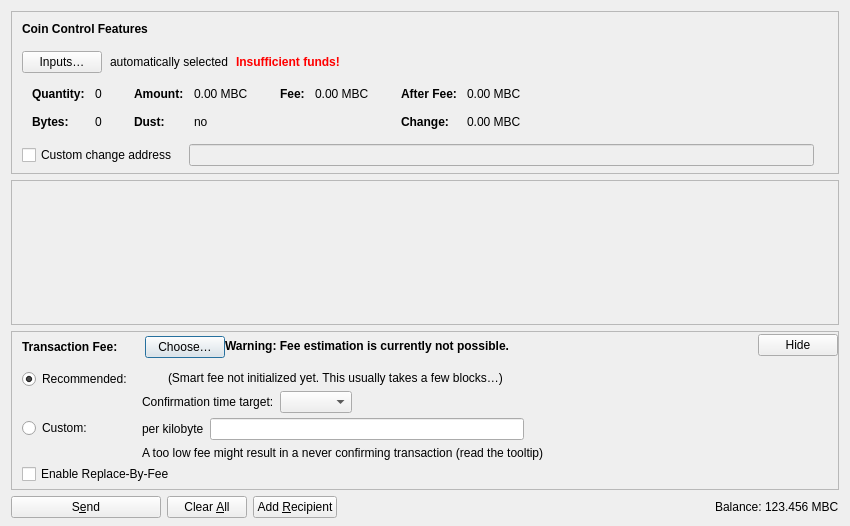
<?xml version="1.0" encoding="UTF-8"?>
<ui version="4.0">
 <class>SendCoinsDialog</class>
 <widget class="QDialog" name="SendCoinsDialog">
  <property name="geometry">
   <rect>
    <x>0</x>
    <y>0</y>
    <width>850</width>
    <height>526</height>
   </rect>
  </property>
  <property name="windowTitle">
   <string>Send Coins</string>
  </property>
  <layout class="QVBoxLayout" name="verticalLayout" stretch="0,1,0,0">
   <property name="bottomMargin">
    <number>8</number>
   </property>
   <item>
    <widget class="QFrame" name="frameCoinControl">
     <property name="sizePolicy">
      <sizepolicy hsizetype="Expanding" vsizetype="Expanding">
       <horstretch>0</horstretch>
       <verstretch>0</verstretch>
      </sizepolicy>
     </property>
     <property name="maximumSize">
      <size>
       <width>16777215</width>
       <height>16777215</height>
      </size>
     </property>
     <property name="frameShape">
      <enum>QFrame::StyledPanel</enum>
     </property>
     <property name="frameShadow">
      <enum>QFrame::Sunken</enum>
     </property>
     <layout class="QVBoxLayout" name="verticalLayoutCoinControl2">
      <property name="spacing">
       <number>0</number>
      </property>
      <property name="leftMargin">
       <number>0</number>
      </property>
      <property name="topMargin">
       <number>0</number>
      </property>
      <property name="rightMargin">
       <number>0</number>
      </property>
      <property name="bottomMargin">
       <number>6</number>
      </property>
      <item>
       <layout class="QVBoxLayout" name="verticalLayoutCoinControl" stretch="0,0,0,0,1">
        <property name="spacing">
         <number>0</number>
        </property>
        <property name="leftMargin">
         <number>10</number>
        </property>
        <property name="topMargin">
         <number>10</number>
        </property>
        <item>
         <layout class="QHBoxLayout" name="horizontalLayoutCoinControl1">
          <property name="bottomMargin">
           <number>15</number>
          </property>
          <item>
           <widget class="QLabel" name="labelCoinControlFeatures">
            <property name="sizePolicy">
             <sizepolicy hsizetype="Preferred" vsizetype="Maximum">
              <horstretch>0</horstretch>
              <verstretch>0</verstretch>
             </sizepolicy>
            </property>
            <property name="font">
             <font>
              <weight>75</weight>
              <bold>true</bold>
             </font>
            </property>
            <property name="styleSheet">
             <string notr="true">font-weight:bold;</string>
            </property>
            <property name="text">
             <string>Coin Control Features</string>
            </property>
           </widget>
          </item>
         </layout>
        </item>
        <item>
         <layout class="QHBoxLayout" name="horizontalLayoutCoinControl2" stretch="0,0,0,0">
          <property name="spacing">
           <number>8</number>
          </property>
          <property name="bottomMargin">
           <number>10</number>
          </property>
          <item>
           <widget class="QPushButton" name="pushButtonCoinControl">
            <property name="styleSheet">
             <string notr="true"/>
            </property>
            <property name="text">
             <string>Inputs…</string>
            </property>
            <property name="autoDefault">
             <bool>false</bool>
            </property>
           </widget>
          </item>
          <item>
           <widget class="QLabel" name="labelCoinControlAutomaticallySelected">
            <property name="text">
             <string>automatically selected</string>
            </property>
            <property name="margin">
             <number>5</number>
            </property>
           </widget>
          </item>
          <item>
           <widget class="QLabel" name="labelCoinControlInsuffFunds">
            <property name="font">
             <font>
              <weight>75</weight>
              <bold>true</bold>
             </font>
            </property>
            <property name="styleSheet">
             <string notr="true">color:red;font-weight:bold;</string>
            </property>
            <property name="text">
             <string>Insufficient funds!</string>
            </property>
            <property name="margin">
             <number>5</number>
            </property>
           </widget>
          </item>
          <item>
           <spacer name="horizontalSpacerCoinControl">
            <property name="orientation">
             <enum>Qt::Horizontal</enum>
            </property>
            <property name="sizeHint" stdset="0">
             <size>
              <width>40</width>
              <height>1</height>
             </size>
            </property>
           </spacer>
          </item>
         </layout>
        </item>
        <item>
         <widget class="QWidget" name="widgetCoinControl" native="true">
          <property name="sizePolicy">
           <sizepolicy hsizetype="Preferred" vsizetype="Preferred">
            <horstretch>0</horstretch>
            <verstretch>0</verstretch>
           </sizepolicy>
          </property>
          <property name="minimumSize">
           <size>
            <width>0</width>
            <height>0</height>
           </size>
          </property>
          <property name="styleSheet">
           <string notr="true"/>
          </property>
          <layout class="QHBoxLayout" name="horizontalLayoutCoinControl5">
           <property name="leftMargin">
            <number>0</number>
           </property>
           <property name="topMargin">
            <number>0</number>
           </property>
           <property name="rightMargin">
            <number>0</number>
           </property>
           <property name="bottomMargin">
            <number>0</number>
           </property>
           <item>
            <layout class="QHBoxLayout" name="horizontalLayoutCoinControl3" stretch="0,0,0,1">
             <property name="spacing">
              <number>20</number>
             </property>
             <property name="topMargin">
              <number>0</number>
             </property>
             <property name="bottomMargin">
              <number>10</number>
             </property>
             <item>
              <layout class="QFormLayout" name="formLayoutCoinControl1">
               <property name="horizontalSpacing">
                <number>10</number>
               </property>
               <property name="verticalSpacing">
                <number>14</number>
               </property>
               <property name="leftMargin">
                <number>10</number>
               </property>
               <property name="topMargin">
                <number>4</number>
               </property>
               <property name="rightMargin">
                <number>6</number>
               </property>
               <item row="0" column="0">
                <widget class="QLabel" name="labelCoinControlQuantityText">
                 <property name="font">
                  <font>
                   <weight>75</weight>
                   <bold>true</bold>
                  </font>
                 </property>
                 <property name="text">
                  <string>Quantity:</string>
                 </property>
                 <property name="margin">
                  <number>0</number>
                 </property>
                </widget>
               </item>
               <item row="0" column="1">
                <widget class="QLabel" name="labelCoinControlQuantity">
                 <property name="cursor">
                  <cursorShape>IBeamCursor</cursorShape>
                 </property>
                 <property name="contextMenuPolicy">
                  <enum>Qt::ActionsContextMenu</enum>
                 </property>
                 <property name="text">
                  <string notr="true">0</string>
                 </property>
                 <property name="margin">
                  <number>0</number>
                 </property>
                 <property name="textInteractionFlags">
                  <set>Qt::LinksAccessibleByMouse|Qt::TextSelectableByKeyboard|Qt::TextSelectableByMouse</set>
                 </property>
                </widget>
               </item>
               <item row="1" column="0">
                <widget class="QLabel" name="labelCoinControlBytesText">
                 <property name="font">
                  <font>
                   <weight>75</weight>
                   <bold>true</bold>
                  </font>
                 </property>
                 <property name="text">
                  <string>Bytes:</string>
                 </property>
                </widget>
               </item>
               <item row="1" column="1">
                <widget class="QLabel" name="labelCoinControlBytes">
                 <property name="cursor">
                  <cursorShape>IBeamCursor</cursorShape>
                 </property>
                 <property name="contextMenuPolicy">
                  <enum>Qt::ActionsContextMenu</enum>
                 </property>
                 <property name="text">
                  <string notr="true">0</string>
                 </property>
                 <property name="textInteractionFlags">
                  <set>Qt::LinksAccessibleByMouse|Qt::TextSelectableByKeyboard|Qt::TextSelectableByMouse</set>
                 </property>
                </widget>
               </item>
              </layout>
             </item>
             <item>
              <layout class="QFormLayout" name="formLayoutCoinControl2">
               <property name="horizontalSpacing">
                <number>10</number>
               </property>
               <property name="verticalSpacing">
                <number>14</number>
               </property>
               <property name="leftMargin">
                <number>6</number>
               </property>
               <property name="topMargin">
                <number>4</number>
               </property>
               <property name="rightMargin">
                <number>6</number>
               </property>
               <item row="0" column="0">
                <widget class="QLabel" name="labelCoinControlAmountText">
                 <property name="font">
                  <font>
                   <weight>75</weight>
                   <bold>true</bold>
                  </font>
                 </property>
                 <property name="text">
                  <string>Amount:</string>
                 </property>
                 <property name="margin">
                  <number>0</number>
                 </property>
                </widget>
               </item>
               <item row="0" column="1">
                <widget class="QLabel" name="labelCoinControlAmount">
                 <property name="cursor">
                  <cursorShape>IBeamCursor</cursorShape>
                 </property>
                 <property name="contextMenuPolicy">
                  <enum>Qt::ActionsContextMenu</enum>
                 </property>
                 <property name="text">
                  <string notr="true">0.00 MBC</string>
                 </property>
                 <property name="textInteractionFlags">
                  <set>Qt::LinksAccessibleByMouse|Qt::TextSelectableByKeyboard|Qt::TextSelectableByMouse</set>
                 </property>
                </widget>
               </item>
               <item row="1" column="0">
                <widget class="QLabel" name="labelCoinControlLowOutputText">
                 <property name="font">
                  <font>
                   <weight>75</weight>
                   <bold>true</bold>
                  </font>
                 </property>
                 <property name="text">
                  <string>Dust:</string>
                 </property>
                </widget>
               </item>
               <item row="1" column="1">
                <widget class="QLabel" name="labelCoinControlLowOutput">
                 <property name="cursor">
                  <cursorShape>IBeamCursor</cursorShape>
                 </property>
                 <property name="contextMenuPolicy">
                  <enum>Qt::ActionsContextMenu</enum>
                 </property>
                 <property name="text">
                  <string notr="true">no</string>
                 </property>
                 <property name="textInteractionFlags">
                  <set>Qt::LinksAccessibleByMouse|Qt::TextSelectableByKeyboard|Qt::TextSelectableByMouse</set>
                 </property>
                </widget>
               </item>
              </layout>
             </item>
             <item>
              <layout class="QFormLayout" name="formLayoutCoinControl3">
               <property name="horizontalSpacing">
                <number>10</number>
               </property>
               <property name="verticalSpacing">
                <number>14</number>
               </property>
               <property name="leftMargin">
                <number>6</number>
               </property>
               <property name="topMargin">
                <number>4</number>
               </property>
               <property name="rightMargin">
                <number>6</number>
               </property>
               <item row="0" column="0">
                <widget class="QLabel" name="labelCoinControlFeeText">
                 <property name="font">
                  <font>
                   <weight>75</weight>
                   <bold>true</bold>
                  </font>
                 </property>
                 <property name="text">
                  <string>Fee:</string>
                 </property>
                 <property name="margin">
                  <number>0</number>
                 </property>
                </widget>
               </item>
               <item row="0" column="1">
                <widget class="QLabel" name="labelCoinControlFee">
                 <property name="cursor">
                  <cursorShape>IBeamCursor</cursorShape>
                 </property>
                 <property name="contextMenuPolicy">
                  <enum>Qt::ActionsContextMenu</enum>
                 </property>
                 <property name="text">
                  <string notr="true">0.00 MBC</string>
                 </property>
                 <property name="textInteractionFlags">
                  <set>Qt::LinksAccessibleByMouse|Qt::TextSelectableByKeyboard|Qt::TextSelectableByMouse</set>
                 </property>
                </widget>
               </item>
              </layout>
             </item>
             <item>
              <layout class="QFormLayout" name="formLayoutCoinControl4">
               <property name="horizontalSpacing">
                <number>10</number>
               </property>
               <property name="verticalSpacing">
                <number>14</number>
               </property>
               <property name="leftMargin">
                <number>6</number>
               </property>
               <property name="topMargin">
                <number>4</number>
               </property>
               <property name="rightMargin">
                <number>6</number>
               </property>
               <item row="0" column="0">
                <widget class="QLabel" name="labelCoinControlAfterFeeText">
                 <property name="font">
                  <font>
                   <weight>75</weight>
                   <bold>true</bold>
                  </font>
                 </property>
                 <property name="text">
                  <string>After Fee:</string>
                 </property>
                 <property name="margin">
                  <number>0</number>
                 </property>
                </widget>
               </item>
               <item row="0" column="1">
                <widget class="QLabel" name="labelCoinControlAfterFee">
                 <property name="cursor">
                  <cursorShape>IBeamCursor</cursorShape>
                 </property>
                 <property name="contextMenuPolicy">
                  <enum>Qt::ActionsContextMenu</enum>
                 </property>
                 <property name="text">
                  <string notr="true">0.00 MBC</string>
                 </property>
                 <property name="textInteractionFlags">
                  <set>Qt::LinksAccessibleByMouse|Qt::TextSelectableByKeyboard|Qt::TextSelectableByMouse</set>
                 </property>
                </widget>
               </item>
               <item row="1" column="0">
                <widget class="QLabel" name="labelCoinControlChangeText">
                 <property name="font">
                  <font>
                   <weight>75</weight>
                   <bold>true</bold>
                  </font>
                 </property>
                 <property name="text">
                  <string>Change:</string>
                 </property>
                </widget>
               </item>
               <item row="1" column="1">
                <widget class="QLabel" name="labelCoinControlChange">
                 <property name="cursor">
                  <cursorShape>IBeamCursor</cursorShape>
                 </property>
                 <property name="contextMenuPolicy">
                  <enum>Qt::ActionsContextMenu</enum>
                 </property>
                 <property name="text">
                  <string notr="true">0.00 MBC</string>
                 </property>
                 <property name="textInteractionFlags">
                  <set>Qt::LinksAccessibleByMouse|Qt::TextSelectableByKeyboard|Qt::TextSelectableByMouse</set>
                 </property>
                </widget>
               </item>
              </layout>
             </item>
            </layout>
           </item>
          </layout>
         </widget>
        </item>
        <item>
         <layout class="QHBoxLayout" name="horizontalLayoutCoinControl4" stretch="0,0,0">
          <property name="spacing">
           <number>12</number>
          </property>
          <property name="sizeConstraint">
           <enum>QLayout::SetDefaultConstraint</enum>
          </property>
          <property name="topMargin">
           <number>5</number>
          </property>
          <property name="rightMargin">
           <number>5</number>
          </property>
          <item>
           <widget class="QCheckBox" name="checkBoxCoinControlChange">
            <property name="toolTip">
             <string>If this is activated, but the change address is empty or invalid, change will be sent to a newly generated address.</string>
            </property>
            <property name="text">
             <string>Custom change address</string>
            </property>
           </widget>
          </item>
          <item>
           <widget class="QValidatedLineEdit" name="lineEditCoinControlChange">
            <property name="enabled">
             <bool>false</bool>
            </property>
            <property name="sizePolicy">
             <sizepolicy hsizetype="Expanding" vsizetype="Fixed">
              <horstretch>0</horstretch>
              <verstretch>0</verstretch>
             </sizepolicy>
            </property>
           </widget>
          </item>
          <item>
           <widget class="QLabel" name="labelCoinControlChangeLabel">
            <property name="sizePolicy">
             <sizepolicy hsizetype="Preferred" vsizetype="Expanding">
              <horstretch>0</horstretch>
              <verstretch>0</verstretch>
             </sizepolicy>
            </property>
            <property name="minimumSize">
             <size>
              <width>0</width>
              <height>0</height>
             </size>
            </property>
            <property name="text">
             <string/>
            </property>
            <property name="margin">
             <number>3</number>
            </property>
           </widget>
          </item>
         </layout>
        </item>
        <item>
         <spacer name="verticalSpacerCoinControl">
          <property name="orientation">
           <enum>Qt::Vertical</enum>
          </property>
          <property name="sizeHint" stdset="0">
           <size>
            <width>800</width>
            <height>1</height>
           </size>
          </property>
         </spacer>
        </item>
       </layout>
      </item>
     </layout>
    </widget>
   </item>
   <item>
    <widget class="QScrollArea" name="scrollArea">
     <property name="widgetResizable">
      <bool>true</bool>
     </property>
     <widget class="QWidget" name="scrollAreaWidgetContents">
      <property name="geometry">
       <rect>
        <x>0</x>
        <y>0</y>
        <width>830</width>
        <height>104</height>
       </rect>
      </property>
      <layout class="QVBoxLayout" name="verticalLayout_2" stretch="0,1">
       <property name="leftMargin">
        <number>0</number>
       </property>
       <property name="topMargin">
        <number>0</number>
       </property>
       <property name="rightMargin">
        <number>0</number>
       </property>
       <property name="bottomMargin">
        <number>0</number>
       </property>
       <item>
        <layout class="QVBoxLayout" name="entries">
         <property name="spacing">
          <number>6</number>
         </property>
        </layout>
       </item>
       <item>
        <spacer name="verticalSpacer">
         <property name="orientation">
          <enum>Qt::Vertical</enum>
         </property>
         <property name="sizeHint" stdset="0">
          <size>
           <width>20</width>
           <height>40</height>
          </size>
         </property>
        </spacer>
       </item>
      </layout>
     </widget>
    </widget>
   </item>
   <item>
    <widget class="QFrame" name="frameFee">
     <property name="sizePolicy">
      <sizepolicy hsizetype="Expanding" vsizetype="Expanding">
       <horstretch>0</horstretch>
       <verstretch>0</verstretch>
      </sizepolicy>
     </property>
     <property name="maximumSize">
      <size>
       <width>16777215</width>
       <height>16777215</height>
      </size>
     </property>
     <property name="frameShape">
      <enum>QFrame::StyledPanel</enum>
     </property>
     <property name="frameShadow">
      <enum>QFrame::Sunken</enum>
     </property>
     <layout class="QVBoxLayout" name="verticalLayoutFee1">
      <property name="spacing">
       <number>0</number>
      </property>
      <property name="leftMargin">
       <number>0</number>
      </property>
      <property name="topMargin">
       <number>0</number>
      </property>
      <property name="rightMargin">
       <number>0</number>
      </property>
      <property name="bottomMargin">
       <number>0</number>
      </property>
      <item>
       <layout class="QVBoxLayout" name="verticalLayoutFee2" stretch="0,0,0">
        <property name="spacing">
         <number>0</number>
        </property>
        <property name="leftMargin">
         <number>10</number>
        </property>
        <property name="topMargin">
         <number>0</number>
        </property>
        <item>
         <layout class="QHBoxLayout" name="horizontalLayoutFee1">
          <property name="bottomMargin">
           <number>0</number>
          </property>
          <item>
           <layout class="QVBoxLayout" name="verticalLayoutFee7">
            <property name="spacing">
             <number>0</number>
            </property>
            <item>
             <spacer name="verticalSpacerSmartFee">
              <property name="orientation">
               <enum>Qt::Vertical</enum>
              </property>
              <property name="sizeType">
               <enum>QSizePolicy::Fixed</enum>
              </property>
              <property name="sizeHint" stdset="0">
               <size>
                <width>1</width>
                <height>4</height>
               </size>
              </property>
             </spacer>
            </item>
            <item>
             <layout class="QHBoxLayout" name="horizontalLayoutSmartFee">
              <property name="spacing">
               <number>10</number>
              </property>
              <item>
               <widget class="QLabel" name="labelFeeHeadline">
                <property name="sizePolicy">
                 <sizepolicy hsizetype="Preferred" vsizetype="Maximum">
                  <horstretch>0</horstretch>
                  <verstretch>0</verstretch>
                 </sizepolicy>
                </property>
                <property name="font">
                 <font>
                  <weight>75</weight>
                  <bold>true</bold>
                 </font>
                </property>
                <property name="styleSheet">
                 <string notr="true">font-weight:bold;</string>
                </property>
                <property name="text">
                 <string>Transaction Fee:</string>
                </property>
               </widget>
              </item>
              <item>
               <widget class="QLabel" name="labelFeeMinimized">
                <property name="text">
                 <string/>
                </property>
               </widget>
              </item>
              <item>
               <widget class="QPushButton" name="buttonChooseFee">
                <property name="text">
                 <string>Choose…</string>
                </property>
               </widget>
              </item>
             </layout>
            </item>
            <item>
             <spacer name="verticalSpacer_5">
              <property name="orientation">
               <enum>Qt::Vertical</enum>
              </property>
              <property name="sizeHint" stdset="0">
               <size>
                <width>1</width>
                <height>1</height>
               </size>
              </property>
             </spacer>
            </item>
           </layout>
          </item>
          <item>
           <widget class="QLabel" name="fallbackFeeWarningLabel">
            <property name="toolTip">
             <string>Using the fallbackfee can result in sending a transaction that will take several hours or days (or never) to confirm. Consider choosing your fee manually or wait until you have validated the complete chain.</string>
            </property>
            <property name="font">
            <font>
                <weight>75</weight>
                <bold>true</bold>
            </font>
            </property>
            <property name="text">
             <string>Warning: Fee estimation is currently not possible.</string>
            </property>
            <property name="wordWrap">
             <bool>false</bool>
            </property>
           </widget>
          </item>
          <item>
           <spacer name="horizontalSpacer_4">
            <property name="orientation">
             <enum>Qt::Horizontal</enum>
            </property>
            <property name="sizeType">
             <enum>QSizePolicy::MinimumExpanding</enum>
            </property>
            <property name="sizeHint" stdset="0">
             <size>
              <width>40</width>
              <height>20</height>
             </size>
            </property>
           </spacer>
          </item>
          <item>
           <widget class="QPushButton" name="buttonMinimizeFee">
            <property name="toolTip">
             <string>Hide transaction fee settings</string>
            </property>
            <property name="text">
             <string>Hide</string>
            </property>
           </widget>
          </item>
         </layout>
        </item>
        <item>
         <widget class="QFrame" name="frameFeeSelection">
          <layout class="QVBoxLayout" name="verticalLayoutFee12">
           <property name="spacing">
            <number>0</number>
           </property>
           <property name="leftMargin">
            <number>0</number>
           </property>
           <property name="topMargin">
            <number>0</number>
           </property>
           <property name="rightMargin">
            <number>0</number>
           </property>
           <property name="bottomMargin">
            <number>0</number>
           </property>
           <item>
            <layout class="QGridLayout" name="gridLayoutFee">
             <property name="topMargin">
              <number>10</number>
             </property>
             <property name="bottomMargin">
              <number>4</number>
             </property>
             <property name="horizontalSpacing">
              <number>10</number>
             </property>
             <property name="verticalSpacing">
              <number>4</number>
             </property>
             <item row="1" column="1">
              <layout class="QVBoxLayout" name="verticalLayoutFee8">
               <property name="spacing">
                <number>6</number>
               </property>
               <item>
                <layout class="QHBoxLayout" name="horizontalLayoutFee13">
                 <item>
                  <widget class="QLabel" name="labelCustomPerKilobyte">
                   <property name="toolTip">
                    <string>Specify a custom fee per kB (1,000 bytes) of the transaction's virtual size.

Note:  Since the fee is calculated on a per-byte basis, a fee rate of "100 satoshis per kvB" for a transaction size of 500 virtual bytes (half of 1 kvB) would ultimately yield a fee of only 50 satoshis.</string>
                   </property>
                   <property name="text">
                    <string>per kilobyte</string>
                   </property>
                  </widget>
                 </item>
                 <item>
                  <widget class="MicroBitcoinAmountField" name="customFee"/>
                 </item>
                 <item>
                  <spacer name="horizontalSpacer_6">
                   <property name="orientation">
                    <enum>Qt::Horizontal</enum>
                   </property>
                   <property name="sizeHint" stdset="0">
                    <size>
                     <width>1</width>
                     <height>1</height>
                    </size>
                   </property>
                  </spacer>
                 </item>
                </layout>
               </item>
               <item>
                <layout class="QHBoxLayout" name="horizontalLayoutFee8">
                 <item>
                  <widget class="QLabel" name="labelCustomFeeWarning">
                   <property name="enabled">
                    <bool>true</bool>
                   </property>
                   <property name="toolTip">
                    <string>When there is less transaction volume than space in the blocks, miners as well as relaying nodes may enforce a minimum fee. Paying only this minimum fee is just fine, but be aware that this can result in a never confirming transaction once there is more demand for micro transactions than the network can process.</string>
                   </property>
                   <property name="text">
                    <string>A too low fee might result in a never confirming transaction (read the tooltip)</string>
                   </property>
                  </widget>
                 </item>
                 <item>
                  <spacer name="horizontalSpacer_2">
                   <property name="orientation">
                    <enum>Qt::Horizontal</enum>
                   </property>
                   <property name="sizeHint" stdset="0">
                    <size>
                     <width>1</width>
                     <height>1</height>
                    </size>
                   </property>
                  </spacer>
                 </item>
                </layout>
               </item>
              </layout>
             </item>
             <item row="0" column="0">
              <layout class="QVBoxLayout" name="verticalLayoutFee4" stretch="0,1">
               <item>
                <widget class="QRadioButton" name="radioSmartFee">
                 <property name="text">
                  <string>Recommended:</string>
                 </property>
                 <property name="checked">
                  <bool>true</bool>
                 </property>
                 <attribute name="buttonGroup">
                  <string notr="true">groupFee</string>
                 </attribute>
                </widget>
               </item>
               <item>
                <spacer name="verticalSpacer_2">
                 <property name="orientation">
                  <enum>Qt::Vertical</enum>
                 </property>
                 <property name="sizeHint" stdset="0">
                  <size>
                   <width>1</width>
                   <height>1</height>
                  </size>
                 </property>
                </spacer>
               </item>
              </layout>
             </item>
             <item row="1" column="0">
              <layout class="QVBoxLayout" name="verticalLayoutFee9" stretch="0,1">
               <item>
                <widget class="QRadioButton" name="radioCustomFee">
                 <property name="text">
                  <string>Custom:</string>
                 </property>
                 <attribute name="buttonGroup">
                  <string notr="true">groupFee</string>
                 </attribute>
                </widget>
               </item>
               <item>
                <spacer name="verticalSpacer_6">
                 <property name="orientation">
                  <enum>Qt::Vertical</enum>
                 </property>
                 <property name="sizeHint" stdset="0">
                  <size>
                   <width>1</width>
                   <height>1</height>
                  </size>
                 </property>
                </spacer>
               </item>
              </layout>
             </item>
             <item row="0" column="1">
              <layout class="QVBoxLayout" name="verticalLayoutFee3" stretch="0,0,1">
               <property name="spacing">
                <number>6</number>
               </property>
               <property name="topMargin">
                <number>2</number>
               </property>
               <item>
                <layout class="QHBoxLayout" name="horizontalLayoutFee12">
                 <item>
                  <widget class="QLabel" name="labelSmartFee">
                   <property name="text">
                    <string/>
                   </property>
                  </widget>
                 </item>
                 <item>
                  <widget class="QLabel" name="labelFeeEstimation">
                   <property name="text">
                    <string/>
                   </property>
                  </widget>
                 </item>
                 <item>
                  <widget class="QLabel" name="labelSmartFee2">
                   <property name="text">
                    <string>(Smart fee not initialized yet. This usually takes a few blocks…)</string>
                   </property>
                  </widget>
                 </item>
                 <item>
                  <spacer name="horizontalSpacer_5">
                   <property name="orientation">
                    <enum>Qt::Horizontal</enum>
                   </property>
                   <property name="sizeHint" stdset="0">
                    <size>
                     <width>1</width>
                     <height>1</height>
                    </size>
                   </property>
                  </spacer>
                 </item>
                </layout>
               </item>
               <item>
                <layout class="QHBoxLayout" name="horizontalLayoutFee9">
                 <item>
                  <layout class="QVBoxLayout" name="verticalLayoutFee6">
                   <item>
                    <widget class="QLabel" name="labelSmartFee3">
                     <property name="text">
                      <string>Confirmation time target:</string>
                     </property>
                    </widget>
                   </item>
                  </layout>
                 </item>
                 <item>
                  <layout class="QVBoxLayout" name="verticalLayoutFee5">
                   <property name="rightMargin">
                    <number>30</number>
                   </property>
                   <item>
                    <layout class="QHBoxLayout" name="horizontalLayoutConfTarget">
                     <property name="bottomMargin">
                      <number>0</number>
                     </property>
                     <item>
                      <widget class="QComboBox" name="confTargetSelector"/>
                     </item>
                     <item>
                      <spacer name="horizontalSpacerConfTarget">
                       <property name="orientation">
                        <enum>Qt::Horizontal</enum>
                       </property>
                       <property name="sizeHint" stdset="0">
                        <size>
                         <width>40</width>
                         <height>20</height>
                        </size>
                       </property>
                      </spacer>
                     </item>
                    </layout>
                   </item>
                  </layout>
                 </item>
                </layout>
               </item>
               <item>
                <spacer name="verticalSpacer_4">
                 <property name="orientation">
                  <enum>Qt::Vertical</enum>
                 </property>
                 <property name="sizeHint" stdset="0">
                  <size>
                   <width>1</width>
                   <height>1</height>
                  </size>
                 </property>
                </spacer>
               </item>
              </layout>
             </item>
            </layout>
           </item>
           <item>
            <widget class="QCheckBox" name="optInRBF">
             <property name="text">
              <string>Enable Replace-By-Fee</string>
             </property>
             <property name="toolTip">
              <string>With Replace-By-Fee (BIP-125) you can increase a transaction's fee after it is sent. Without this, a higher fee may be recommended to compensate for increased transaction delay risk.</string>
             </property>
            </widget>
           </item>
          </layout>
         </widget>
        </item>
        <item>
         <spacer name="verticalSpacerFee">
          <property name="orientation">
           <enum>Qt::Vertical</enum>
          </property>
          <property name="sizeHint" stdset="0">
           <size>
            <width>40</width>
            <height>5</height>
           </size>
          </property>
         </spacer>
        </item>
       </layout>
      </item>
     </layout>
    </widget>
   </item>
   <item>
    <layout class="QHBoxLayout" name="horizontalLayout">
     <item>
      <widget class="QPushButton" name="sendButton">
       <property name="minimumSize">
        <size>
         <width>150</width>
         <height>0</height>
        </size>
       </property>
       <property name="toolTip">
        <string>Confirm the send action</string>
       </property>
       <property name="text">
        <string>S&amp;end</string>
       </property>
       <property name="icon">
        <iconset resource="../micro.qrc">
         <normaloff>:/icons/send</normaloff>:/icons/send</iconset>
       </property>
       <property name="autoDefault">
        <bool>false</bool>
       </property>
       <property name="default">
        <bool>false</bool>
       </property>
      </widget>
     </item>
     <item>
      <widget class="QPushButton" name="clearButton">
       <property name="sizePolicy">
        <sizepolicy hsizetype="Minimum" vsizetype="Fixed">
         <horstretch>0</horstretch>
         <verstretch>0</verstretch>
        </sizepolicy>
       </property>
       <property name="toolTip">
        <string>Clear all fields of the form.</string>
       </property>
       <property name="text">
        <string>Clear &amp;All</string>
       </property>
       <property name="icon">
        <iconset resource="../micro.qrc">
         <normaloff>:/icons/remove</normaloff>:/icons/remove</iconset>
       </property>
       <property name="autoDefault">
        <bool>false</bool>
       </property>
      </widget>
     </item>
     <item>
      <widget class="QPushButton" name="addButton">
       <property name="toolTip">
        <string>Send to multiple recipients at once</string>
       </property>
       <property name="text">
        <string>Add &amp;Recipient</string>
       </property>
       <property name="icon">
        <iconset resource="../micro.qrc">
         <normaloff>:/icons/add</normaloff>:/icons/add</iconset>
       </property>
       <property name="autoDefault">
        <bool>false</bool>
       </property>
      </widget>
     </item>
     <item>
      <spacer name="horizontalSpacer">
       <property name="orientation">
        <enum>Qt::Horizontal</enum>
       </property>
       <property name="sizeHint" stdset="0">
        <size>
         <width>40</width>
         <height>20</height>
        </size>
       </property>
      </spacer>
     </item>
     <item>
      <layout class="QHBoxLayout" name="horizontalLayout_2">
       <property name="spacing">
        <number>3</number>
       </property>
       <item>
        <widget class="QLabel" name="labelBalanceName">
         <property name="sizePolicy">
          <sizepolicy hsizetype="Preferred" vsizetype="Fixed">
           <horstretch>0</horstretch>
           <verstretch>0</verstretch>
          </sizepolicy>
         </property>
         <property name="text">
          <string>Balance:</string>
         </property>
        </widget>
       </item>
       <item>
        <widget class="QLabel" name="labelBalance">
         <property name="sizePolicy">
          <sizepolicy hsizetype="Preferred" vsizetype="Fixed">
           <horstretch>0</horstretch>
           <verstretch>0</verstretch>
          </sizepolicy>
         </property>
         <property name="cursor">
          <cursorShape>IBeamCursor</cursorShape>
         </property>
         <property name="text">
          <string notr="true">123.456 MBC</string>
         </property>
         <property name="textInteractionFlags">
          <set>Qt::LinksAccessibleByMouse|Qt::TextSelectableByKeyboard|Qt::TextSelectableByMouse</set>
         </property>
        </widget>
       </item>
      </layout>
     </item>
    </layout>
   </item>
  </layout>
 </widget>
 <customwidgets>
  <customwidget>
   <class>QValidatedLineEdit</class>
   <extends>QLineEdit</extends>
   <header>qt/qvalidatedlineedit.h</header>
  </customwidget>
  <customwidget>
   <class>MicroBitcoinAmountField</class>
   <extends>QLineEdit</extends>
   <header>qt/microamountfield.h</header>
   <container>1</container>
  </customwidget>
 </customwidgets>
 <resources>
  <include location="../micro.qrc"/>
 </resources>
 <connections/>
 <buttongroups>
  <buttongroup name="groupFee"/>
 </buttongroups>
</ui>
